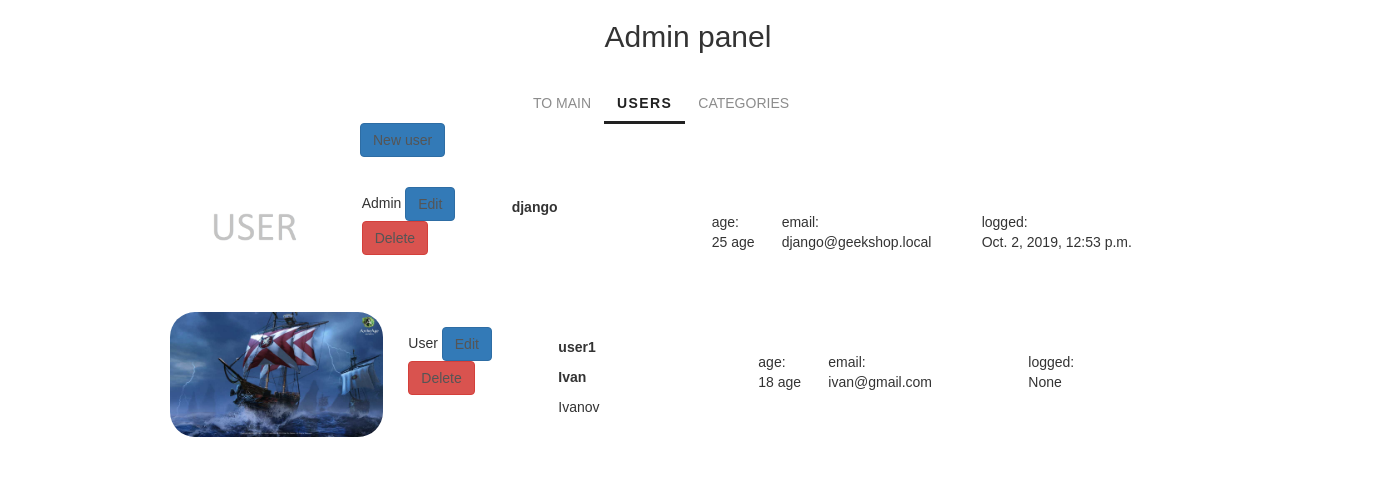
Page /myadmin/ (signed in) on the earlier database version.
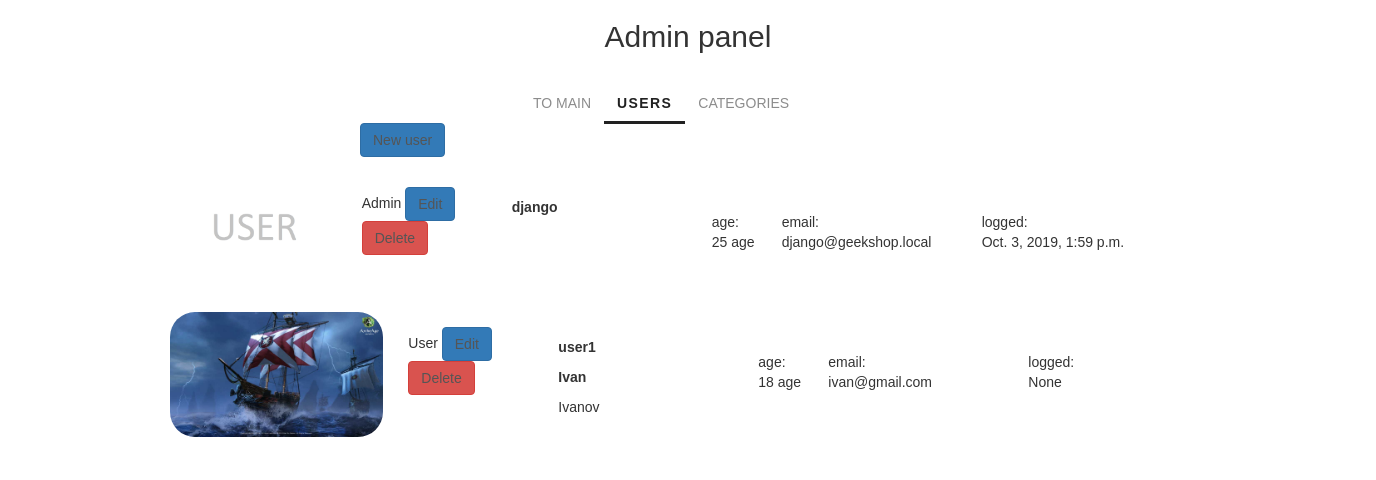
Same page on the later database version.
### authapp/models.py (models this page shows)
class ShopUser(AbstractUser):
    avatar = models.ImageField(upload_to='user_avatars', blank=True)
    age = models.PositiveIntegerField(verbose_name='Age')

### adminapp/views.py (the view)
# urls.py: path('', adminapp.ShopUserListView.as_view(), name='index'),
class ShopUserListView(ListView):
    model = ShopUser
    @method_decorator(user_passes_test(lambda u: u.is_superuser))
    def dispatch(self, *args, **kwargs):
        return super().dispatch(*args, **kwargs)

### mainapp/templatetags/my_tags.py (called while the page is built)
@register.filter(name='media_folder_users')
def media_folder_users(string):
    if not string:
        string = 'users_avatars/default.jpg'
    return f'{settings.MEDIA_URL}{string}'

### adminapp/templates/authapp/shopuser_list.html
{% extends 'adminapp/base.html' %}
{% load static %}
{% load my_tags %}
{% block container %}
    <div class="users_list">
        <a href="{% url 'myadmin:shopuser_create' %}"
           class="btn btn-primary new_user">
            New user
        </a>
        {% for object in object_list %}
            <div class="user_record {% if not object.is_active %}not_active{% endif %}">
                <img src="{{ object.avatar|media_folder_users }}"
                     alt="{{ object.username }}">
                <div class="user_role">
                    {% if object.is_superuser %}Admin{% else %}User{% endif %}
                    <a href="{% url 'myadmin:shopuser_update' object.pk %}"
                       class="btn btn-primary">
                        Edit
                    </a>
                    <a href="{% url 'myadmin:shopuser_delete' object.pk %}"
                       class="btn btn-danger">
                        Delete
                    </a>
                </div>
                <div class="user_name">
                    <p><strong>{{ object.username }}</strong></p>
                    <p>
                        {% if object.first_name %}
                            <b>{{ object.first_name|title }}</b>
                            {% if object.last_name %}
                                <p>{{ object.last_name|title }}</p>
                            {% endif %}
                        {% endif %}
                    </p>
                </div>
                <div class="user_age">
                    age:<br>
                    {{ object.age }} age
                </div>
                <div class="user_email">
                    email:<br>
                    {{ object.email }}
                </div>
                <div class="user_lastlogin">
                    logged:<br>
                    {{ object.last_login }}
                </div>
            </div>
        {% endfor %}
    </div>
{% endblock %}

Differences in the rows shown:
changed ShopUser "django": last_login "Oct. 2, 2019, 12:53 p.m." → "Oct. 3, 2019, 1:59 p.m."
